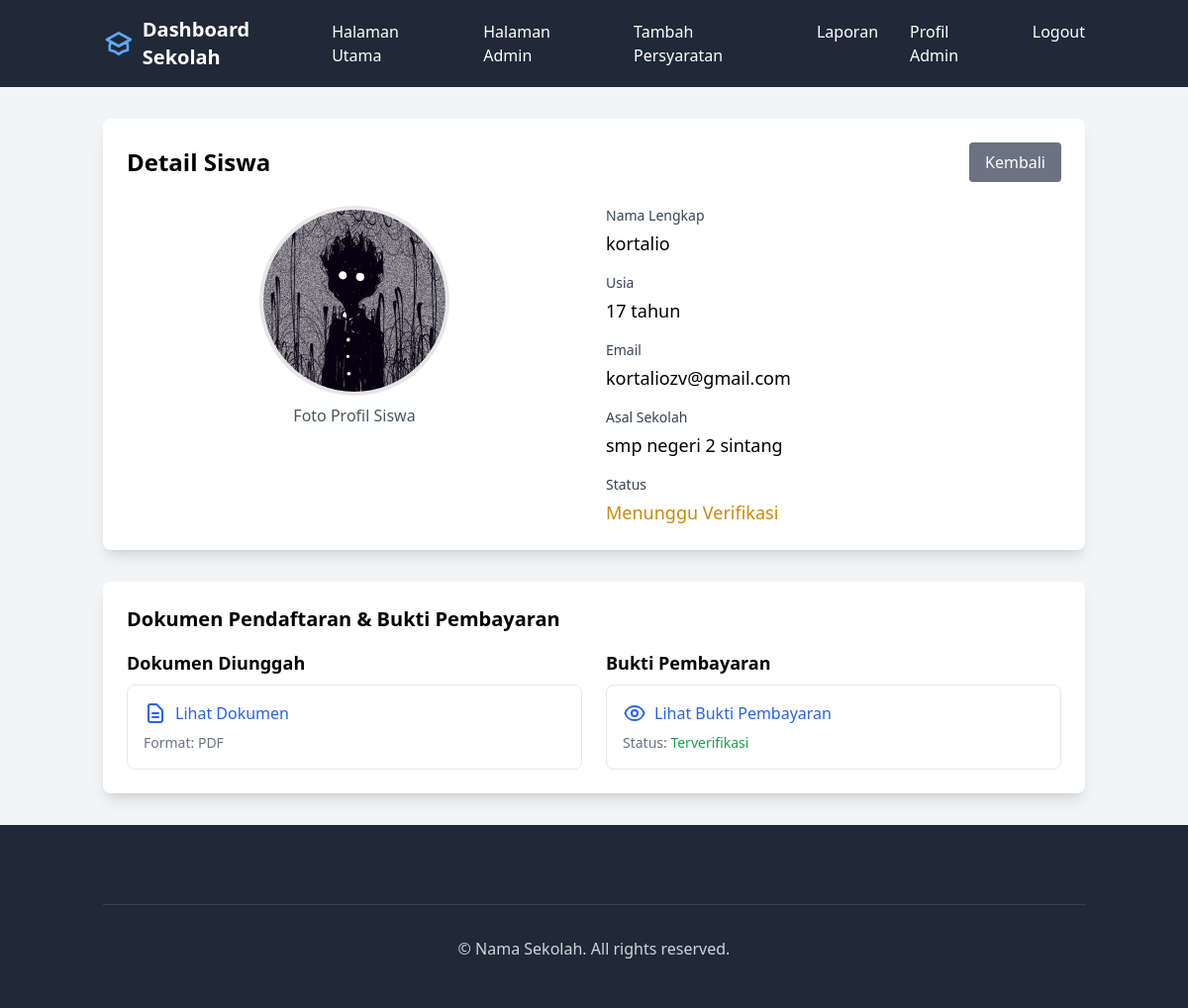
The app's page /admin/student/4 (signed in) with its own data.
### app/models.py (models this page shows, shortened)
class Form(db.Model):
    id = db.Column(db.Integer, primary_key=True)
    user_id = db.Column(db.Integer, db.ForeignKey('user.id'), nullable=False)
    student_name = db.Column(db.String(100), nullable=False)
    student_age = db.Column(db.Integer, nullable=False)
    student_email = db.Column(db.String(120), nullable=False)
    school_name = db.Column(db.String(100), nullable=False)
    image_path = db.Column(db.String(255), nullable=False)
    document_path = db.Column(db.String(255), nullable=False)
    status = db.Column(db.String(20), nullable=False, default='pending')
    verified_by = db.Column(db.Integer, db.ForeignKey('user.id'), nullable=True)
    verification_date = db.Column(db.DateTime, nullable=True)
    verification_note = db.Column(db.Text, nullable=True)
    is_verified = db.Column(db.Boolean, default=False)
    timestamp = db.Column(db.DateTime, default=datetime.utcnow)
    payment_status = db.Column(db.String(20), default='pending', nullable=False)
    payment_proof = db.Column(db.String(255), nullable=True)
    payment_uploaded_at = db.Column(db.DateTime, default=datetime.utcnow)
    payment_verified_at = db.Column(db.DateTime, nullable=True)
    payment_verified_by = db.Column(db.Integer, db.ForeignKey('user.id'), nullable=True)
    payment_note = db.Column(db.Text, nullable=True)
    payment_verifier = db.relationship('User',
        foreign_keys=[payment_verified_by],
        backref='verified_payments'
    )

### app/routes/admin.py (the view)
@admin_bp.route('/student/<int:form_id>')
@login_required
def student_detail(form_id):
    if not current_user.is_admin():
        flash('Unauthorized access', 'error')
        return redirect(url_for('main.index'))
    form = Form.query.get_or_404(form_id)
    return render_template('parts/student_detail.html', form=form)

### app/models.py (called while the page is built)
    def is_admin(self):
        return self.role == UserRole.ADMIN.value

### app/templates/parts/student_detail.html (shortened to what this page needs)
{% extends "adminbase.html" %}
{% block content %}
<div class="container mx-auto px-4 py-8">
    <div class="bg-white rounded-lg shadow-lg p-6">
        <div class="flex justify-between items-center mb-6">
            <h1 class="text-2xl font-bold">Detail Siswa</h1>
            <a href="{{ url_for('admin_bp.dashboard') }}"
               class="bg-gray-500 text-white px-4 py-2 rounded hover:bg-gray-600">
                Kembali
            </a>
        </div>
        <div class="grid grid-cols-1 md:grid-cols-2 gap-6">
            <div class="text-center">
                <img src="{{ url_for('static', filename='uploads/student_images/' + form.image_path) }}"
                     alt="Foto Profil"
                     class="w-48 h-48 rounded-full mx-auto object-cover border-4 border-gray-200">
                <p class="mt-2 text-gray-600">Foto Profil Siswa</p>
            </div>
            <div class="space-y-4">
                <div>
                    <label class="block text-sm font-medium text-gray-700">Nama Lengkap</label>
                    <p class="mt-1 text-lg">{{ form.student_name }}</p>
                </div>
                <div>
                    <label class="block text-sm font-medium text-gray-700">Usia</label>
                    <p class="mt-1 text-lg">{{ form.student_age }} tahun</p>
                </div>
                <div>
                    <label class="block text-sm font-medium text-gray-700">Email</label>
                    <p class="mt-1 text-lg">{{ form.student_email }}</p>
                </div>
                <div>
                    <label class="block text-sm font-medium text-gray-700">Asal Sekolah</label>
                    <p class="mt-1 text-lg">{{ form.school_name }}</p>
                </div>
                <div>
                    <label class="block text-sm font-medium text-gray-700">Status</label>
                    <p class="mt-1 text-lg">
                        {% if form.status == 'pending' %}
                            <span class="text-yellow-600">Menunggu Verifikasi</span>
                        {% elif form.status == 'approved' %}
                            <span class="text-green-600">Diterima</span>
                        {% else %}
                            <span class="text-red-600">Ditolak</span>
                        {% endif %}
                    </p>
                </div>
            </div>
        </div>
    </div>
    <div class="mt-8 bg-white rounded-lg shadow-lg p-6">
        <h2 class="text-xl font-bold mb-4">Dokumen Pendaftaran & Bukti Pembayaran</h2>
        <div class="grid grid-cols-1 md:grid-cols-2 gap-6">
            <div>
                <h3 class="text-lg font-semibold mb-2">Dokumen Diunggah</h3>
                {% if form.document_path %}
                <div class="border rounded-lg p-4">
                    <a href="{{ url_for('static', filename='uploads/student_images/' + form.document_path) }}"
                       target="_blank"
                       class="flex items-center text-blue-600 hover:text-blue-800">
                        <svg class="w-6 h-6 mr-2" fill="none" stroke="currentColor" viewBox="0 0 24 24">
                            <path stroke-linecap="round" stroke-linejoin="round" stroke-width="2"
                                  d="M9 12h6m-6 4h6m2 5H7a2 2 0 01-2-2V5a2 2 0 012-2h5.586a1 1 0 01.707.293l5.414 5.414a1 1 0 01.293.707V19a2 2 0 01-2 2z"/>
                        </svg>
                        Lihat Dokumen
                    </a>
                    <p class="text-sm text-gray-500 mt-2">
                        Format: {{ form.document_path.split('.')[-1].upper() }}
                    </p>
                </div>
                {% else %}
                <p class="text-gray-500">Belum ada dokumen yang diunggah</p>
                {% endif %}
            </div>
            <div>
                <h3 class="text-lg font-semibold mb-2">Bukti Pembayaran</h3>
                {% if form.payment_proof %}
                <div class="border rounded-lg p-4">
                    <button onclick="showPaymentProof('{{ url_for('static', filename='uploads/payment_proofs/' + form.payment_proof) }}')"
                            class="flex items-center text-blue-600 hover:text-blue-800">
                        Lihat Bukti Pembayaran
                    </button>
                    <p class="text-sm text-gray-500 mt-2">
                        Status:
                        <span class="{% if form.payment_status == 'verified' %}text-green-600{% elif form.payment_status == 'rejected' %}text-red-600{% else %}text-yellow-600{% endif %}">
                            {% if form.payment_status == 'verified' %}
                                Terverifikasi
                            {% elif form.payment_status == 'rejected' %}
                                Ditolak
                            {% elif form.payment_status == 'pending_verification' %}
                                Menunggu Verifikasi
                            {% else %}
                                Belum Diverifikasi
                            {% endif %}
                        </span>
                    </p>
                </div>
                {% else %}
                <p class="text-gray-500">Belum ada bukti pembayaran</p>
                {% endif %}
            </div>
        </div>
    </div>
</div>
{% endblock %}

### records on screen
Form: image_path (picture), student_name "kortalio", student_age "17", student_email "kortaliozv@gmail.com", school_name "smp negeri 2 sintang", document_path.split "PDF"
